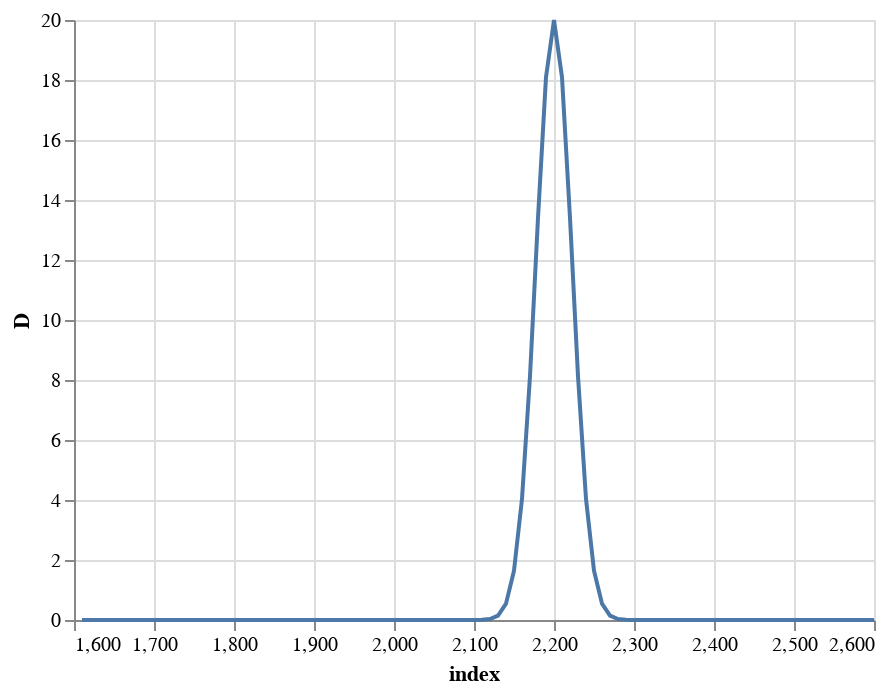

Here is the notebook cell this chart was saved with:
### Code cell
df = S_frame.reset_index()

alt.Chart(df).mark_line().encode(
  alt.X('index:Q'),
  alt.Y('D:Q')
)

### Figure 1 — Vega-Lite specification as saved in the notebook (floating-point values rounded to 4 significant figures)
{"config": {"view": {"continuousWidth": 400, "continuousHeight": 300}}, "data": {"name": "data-6f273c733bdab329c0b0079431738968"}, "mark": "line", "encoding": {"x": {"type": "quantitative", "field": "index"}, "y": {"type": "quantitative", "field": "D"}}, "$schema": "https://vega.github.io/schema/vega-lite/v4.8.1.json", "datasets": {"data-6f273c733bdab329c0b0079431738968": [{"index": 1610, "D": 1.328e-150}, {"index": 1620, "D": 1.601e-145}, {"index": 1630, "D": 1.58e-140}, {"index": 1640, "D": 1.277e-135}, {"index": 1650, "D": 8.452e-131}, {"index": 1660, "D": 4.579e-126}, {"index": 1670, "D": 2.031e-121}, {"index": 1680, "D": 7.376e-117}, {"index": 1690, "D": 2.193e-112}, {"index": 1700, "D": 5.338e-108}, {"index": 1710, "D": 1.064e-103}, {"index": 1720, "D": 1.736e-99}, {"index": 1730, "D": 2.319e-95}, {"index": 1740, "D": 2.537e-91}, {"index": 1750, "D": 2.272e-87}, {"index": 1760, "D": 1.666e-83}, {"index": 1770, "D": 1e-79}, {"index": 1780, "D": 4.915e-76}, {"index": 1790, "D": 1.978e-72}, {"index": 1800, "D": 6.515e-69}, {"index": 1810, "D": 1.757e-65}, {"index": 1820, "D": 3.881e-62}, {"index": 1830, "D": 7.016e-59}, {"index": 1840, "D": 1.039e-55}, {"index": 1850, "D": 1.259e-52}, {"index": 1860, "D": 1.249e-49}, {"index": 1870, "D": 1.015e-46}, {"index": 1880, "D": 6.75e-44}, {"index": 1890, "D": 3.676e-41}, {"index": 1900, "D": 1.639e-38}, {"index": 1910, "D": 5.982e-36}, {"index": 1920, "D": 1.788e-33}, {"index": 1930, "D": 4.375e-31}, {"index": 1940, "D": 8.764e-29}, {"index": 1950, "D": 1.438e-26}, {"index": 1960, "D": 1.93e-24}, {"index": 1970, "D": 2.123e-22}, {"index": 1980, "D": 1.911e-20}, {"index": 1990, "D": 1.408e-18}, {"index": 2000, "D": 8.497e-17}, {"index": 2010, "D": 4.198e-15}, {"index": 2020, "D": 1.698e-13}, {"index": 2030, "D": 5.622e-12}, {"index": 2040, "D": 1.524e-10}, {"index": 2050, "D": 3.384e-09}, {"index": 2060, "D": 6.15e-08}, {"index": 2070, "D": 9.151e-07}, {"index": 2080, "D": 1.115e-05}, {"index": 2090, "D": 0.0001112}, {"index": 2100, "D": 0.000908}, {"index": 2110, "D": 0.006071}, {"index": 2120, "D": 0.03323}, {"index": 2130, "D": 0.1489}, {"index": 2140, "D": 0.5465}, {"index": 2150, "D": 1.642}, {"index": 2160, "D": 4.038}, {"index": 2170, "D": 8.131}, {"index": 2180, "D": 13.41}, {"index": 2190, "D": 18.1}, {"index": 2200, "D": 20.0}, {"index": 2210, "D": 18.1}, {"index": 2220, "D": 13.41}, {"index": 2230, "D": 8.131}, {"index": 2240, "D": 4.038}, {"index": 2250, "D": 1.642}, {"index": 2260, "D": 0.5465}, {"index": 2270, "D": 0.1489}, {"index": 2280, "D": 0.03323}, {"index": 2290, "D": 0.006071}, {"index": 2300, "D": 0.000908}, {"index": 2310, "D": 0.0001112}, {"index": 2320, "D": 1.115e-05}, {"index": 2330, "D": 9.151e-07}, {"index": 2340, "D": 6.15e-08}, {"index": 2350, "D": 3.384e-09}, {"index": 2360, "D": 1.524e-10}, {"index": 2370, "D": 5.622e-12}, {"index": 2380, "D": 1.698e-13}, {"index": 2390, "D": 4.198e-15}, {"index": 2400, "D": 8.497e-17}, {"index": 2410, "D": 1.408e-18}, {"index": 2420, "D": 1.911e-20}, {"index": 2430, "D": 2.123e-22}, {"index": 2440, "D": 1.93e-24}, {"index": 2450, "D": 1.438e-26}, {"index": 2460, "D": 8.764e-29}, {"index": 2470, "D": 4.375e-31}, {"index": 2480, "D": 1.788e-33}, {"index": 2490, "D": 5.982e-36}, {"index": 2500, "D": 1.639e-38}, {"index": 2510, "D": 3.676e-41}, {"index": 2520, "D": 6.75e-44}, {"index": 2530, "D": 1.015e-46}, {"index": 2540, "D": 1.249e-49}, {"index": 2550, "D": 1.259e-52}, {"index": 2560, "D": 1.039e-55}, {"index": 2570, "D": 7.016e-59}, {"index": 2580, "D": 3.881e-62}, {"index": 2590, "D": 1.757e-65}, {"index": 2600, "D": 6.515e-69}]}}
